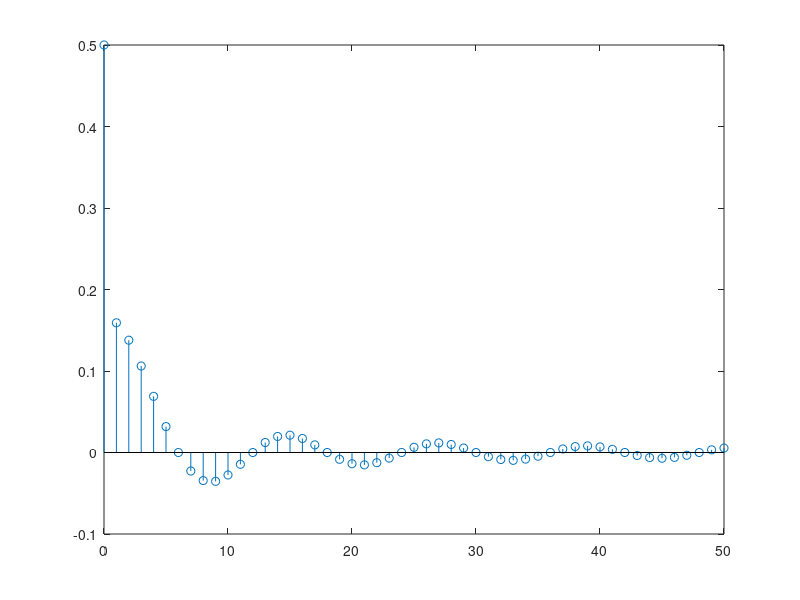
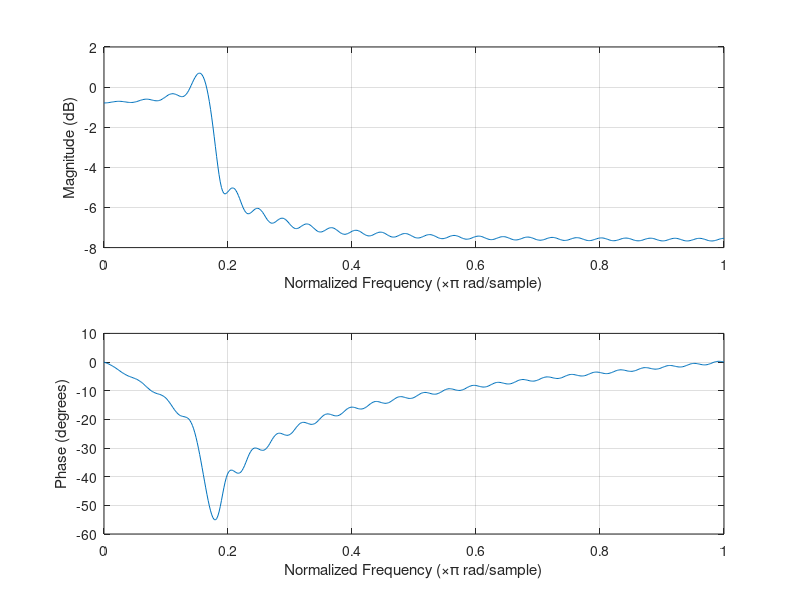
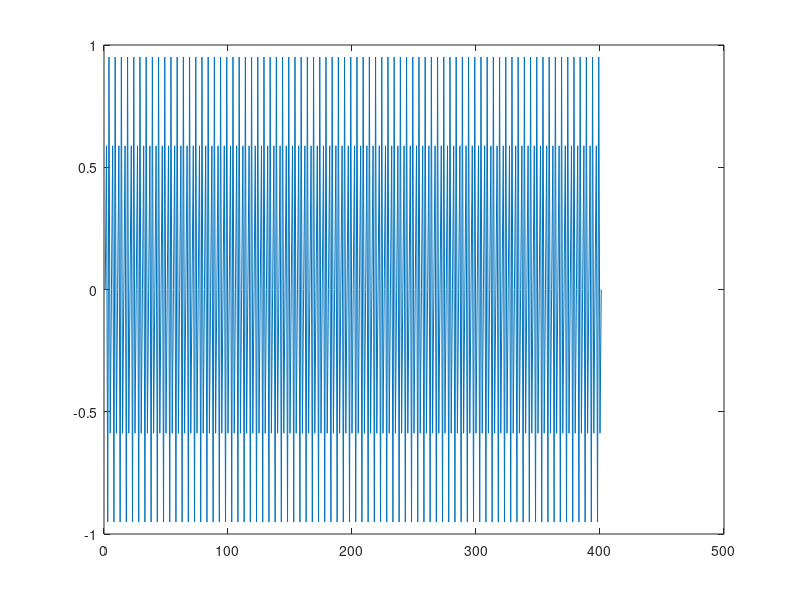
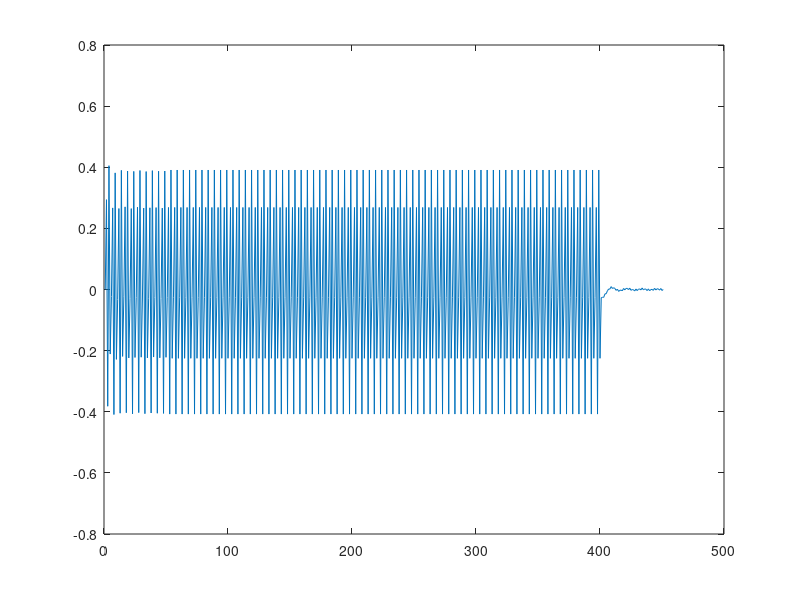

Reproduce these figures in MATLAB, in order.
N=50;
h=[];

for n=0:N  
    if n==0
        hn=1/2;
        stem(0,1/2);
    else
%         hn=(sin(2*n*pi/3)-sin(n*pi/6))./(n*pi);
        hn=(sin(n*pi/6)/(n*pi));
    end
    h =[h,hn];
end

figure(1);
stem(0:N,h);
figure(2);
freqz(h);


m=0:400;

% x=sin(m*pi/3);
% x=sin(m*pi/8);
x=sin(m*0.8*pi);
% x=sin(m*pi/6);


y=conv(x,h);

figure(3);
plot(x);
figure(4);
plot(y);
